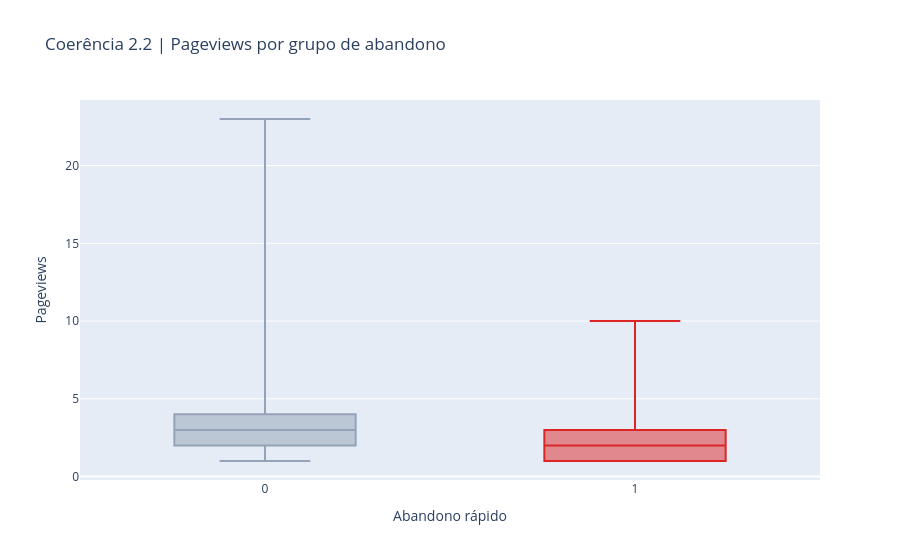

Notebook cell for this chart:
### Markdown cell above
**Hipótese do E02:** sessões de abandono rápido têm menos pageviews. Se isso não ocorrer, a regra derivada de `abandono_rapido` está inconsistente com a variável `pageviews`.

**Critério (direcional):** a mediana de `pageviews` deve ser *menor* nas sessões com abandono rápido. A magnitude não é prescrita — esperamos apenas a direção correta.

### Code cell
fig = px.box(
    df,
    x='abandono_rapido',
    y='pageviews',
    color='abandono_rapido',
    points=False,
    labels={
        'abandono_rapido': 'Abandono rápido',
        'pageviews': 'Pageviews',
    },
    title='Coerência 2.2 | Pageviews por grupo de abandono',
    color_discrete_map={0: '#94a3b8', 1: '#dc2626'},
)
fig.update_layout(showlegend=False)

mediana_nao = df[df['abandono_rapido'] == 0]['pageviews'].median()
mediana_sim = df[df['abandono_rapido'] == 1]['pageviews'].median()
fig

### Figure 1 — Plotly figure (JSON) as saved in the notebook; plotly's stock layout.template omitted (floating-point values rounded to 4 significant figures; data arrays with more than 128 entries replaced by an {"elided": "..."} marker saying what was removed)
{"data": [{"alignmentgroup": "True", "boxpoints": false, "hovertemplate": "Abandono rápido=%{x}<br>Pageviews=%{y}<extra></extra>", "legendgroup": "0", "marker": {"color": "#94a3b8"}, "name": "0", "notched": false, "offsetgroup": "0", "orientation": "v", "showlegend": true, "type": "box", "x": {"elided": "4905 int values"}, "x0": " ", "xaxis": "x", "y": {"elided": "4905 int values"}, "y0": " ", "yaxis": "y"}, {"alignmentgroup": "True", "boxpoints": false, "hovertemplate": "Abandono rápido=%{x}<br>Pageviews=%{y}<extra></extra>", "legendgroup": "1", "marker": {"color": "#dc2626"}, "name": "1", "notched": false, "offsetgroup": "1", "orientation": "v", "showlegend": true, "type": "box", "x": [1, 1, 1, 1, 1, 1, 1, 1, 1, 1, 1, 1, 1, 1, 1, 1, 1, 1, 1, 1, 1, 1, 1, 1, 1, 1, 1, 1, 1, 1, 1, 1, 1, 1, 1, 1, 1, 1, 1, 1, 1, 1, 1, 1, 1, 1, 1, 1, 1, 1, 1, 1, 1, 1, 1, 1, 1, 1, 1, 1, 1, 1, 1, 1, 1, 1, 1, 1, 1, 1, 1, 1, 1, 1, 1, 1, 1, 1, 1, 1, 1, 1, 1, 1, 1, 1, 1, 1, 1, 1, 1, 1, 1, 1, 1], "x0": " ", "xaxis": "x", "y": [2, 1, 5, 2, 5, 4, 3, 1, 3, 3, 3, 2, 4, 3, 10, 3, 2, 5, 1, 3, 4, 3, 1, 1, 1, 5, 3, 4, 3, 1, 2, 4, 1, 2, 2, 1, 4, 1, 3, 2, 1, 2, 4, 1, 2, 1, 9, 2, 1, 2, 1, 1, 2, 6, 2, 4, 2, 5, 1, 4, 1, 1, 2, 2, 1, 3, 2, 3, 2, 2, 2, 1, 1, 2, 3, 1, 2, 2, 3, 4, 1, 3, 7, 1, 1, 5, 3, 3, 4, 3, 3, 1, 2, 4, 1], "y0": " ", "yaxis": "y"}], "layout": {"boxmode": "overlay", "legend": {"title": {"text": "Abandono rápido"}, "tracegroupgap": 0}, "showlegend": false, "title": {"text": "Coerência 2.2 | Pageviews por grupo de abandono"}, "xaxis": {"anchor": "y", "categoryarray": [0, 1], "categoryorder": "array", "domain": [0.0, 1.0], "title": {"text": "Abandono rápido"}}, "yaxis": {"anchor": "x", "domain": [0.0, 1.0], "title": {"text": "Pageviews"}}}}
